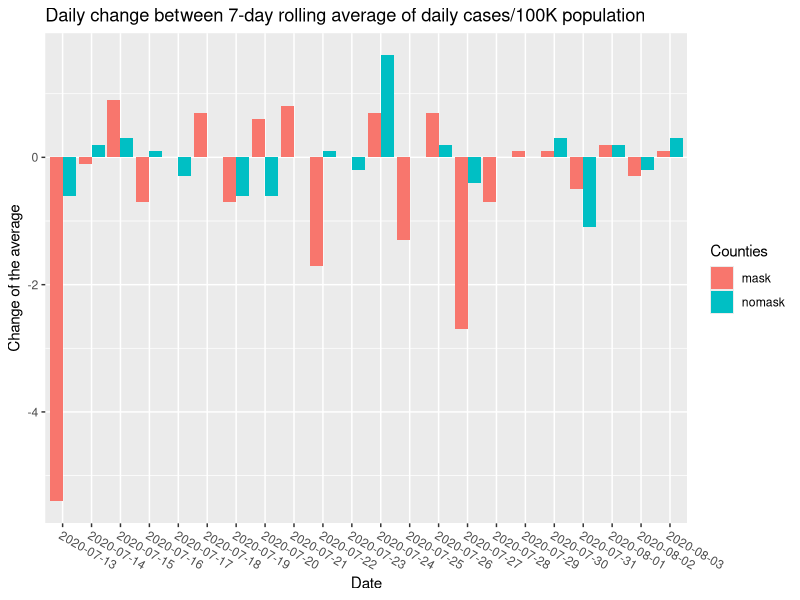
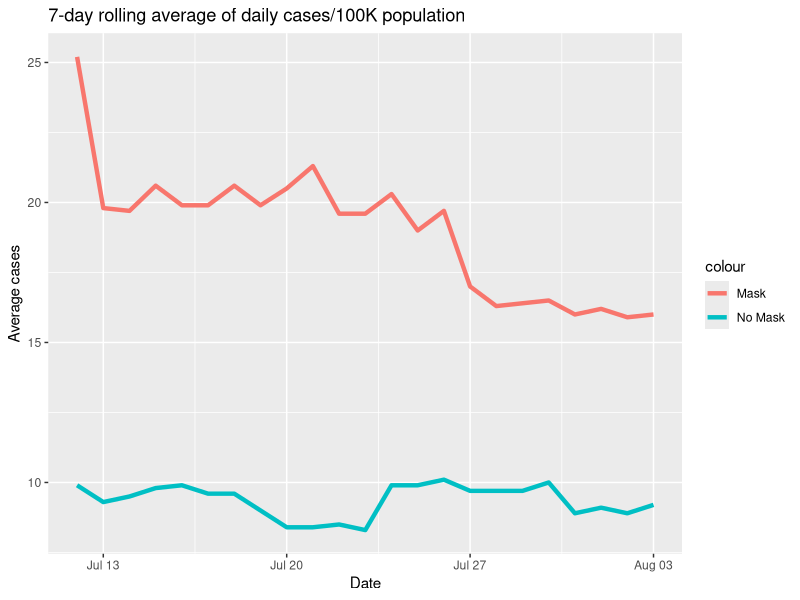

Here is the R script that generated these plots, in order:
library(tidyverse)

df <- tribble(
  ~date, ~mask, ~nomask,
  "12/7/2020", 25.2, 9.9,
  "13/7/2020", 19.8, 9.3,
  "14/7/2020", 19.7, 9.5,
  "15/7/2020", 20.6, 9.8,
  "16/7/2020", 19.9, 9.9,
  "17/7/2020", 19.9, 9.6,
  "18/7/2020", 20.6, 9.6,
  "19/7/2020", 19.9, 9.0,
  "20/7/2020", 20.5, 8.4,
  "21/7/2020", 21.3, 8.4,
  "22/7/2020", 19.6, 8.5,
  "23/7/2020", 19.6, 8.3,
  "24/7/2020", 20.3, 9.9,
  "25/7/2020", 19.0, 9.9,
  "26/7/2020", 19.7, 10.1,
  "27/7/2020", 17.0, 9.7,
  "28/7/2020", 16.3, 9.7,
  "29/7/2020", 16.4, 9.7,
  "30/7/2020", 16.5, 10.0,
  "31/7/2020", 16.0, 8.9,
  "1/8/2020", 16.2, 9.1,
  "2/8/2020", 15.9, 8.9,
  "3/8/2020", 16.0, 9.2,
)

dates = seq(as.Date('2020-7-12'), as.Date('2020-8-3'), by = "day")
df$date = dates

#making dataframe with daily difference
daily_mask = ave(df$mask, FUN=function(x) c(NA,diff(x)))
daily_nomask = ave(df$nomask, FUN=function(x) c(NA,diff(x)))
df_daily = data.frame(df)
df_daily$mask = daily_mask
df_daily$nomask = daily_nomask
df_daily = df_daily[-1,] #i remove first element since there is no previous value to differ
df_daily




plot_regular = ggplot(df, aes(x=date)) +
  geom_path(aes(y=mask, group=1, color="Mask"), size=1.5) +
  geom_path(aes(y=nomask, group=1, color="No Mask"), size=1.5) +
  labs(x="Date", y="Average cases", fill="Counties",
       title="7-day rolling average of daily cases/100K population")


#daily df wide to long
df_daily$date = factor(df_daily$date)
df_daily_long = gather(df_daily, ifmasked, cases, mask, nomask)


plot_daily = ggplot(df_daily_long, aes(x = date, y = cases, fill = ifmasked)) +
  geom_col( position = "dodge") +
  theme(axis.text.x = element_text(angle = -30, vjust = 1, hjust = 0)) +
  labs(x="Date", y="Change of the average", fill="Counties",
       title="Daily change between 7-day rolling average of daily cases/100K population")



plot(plot_daily)
plot(plot_regular)


  
  
  
